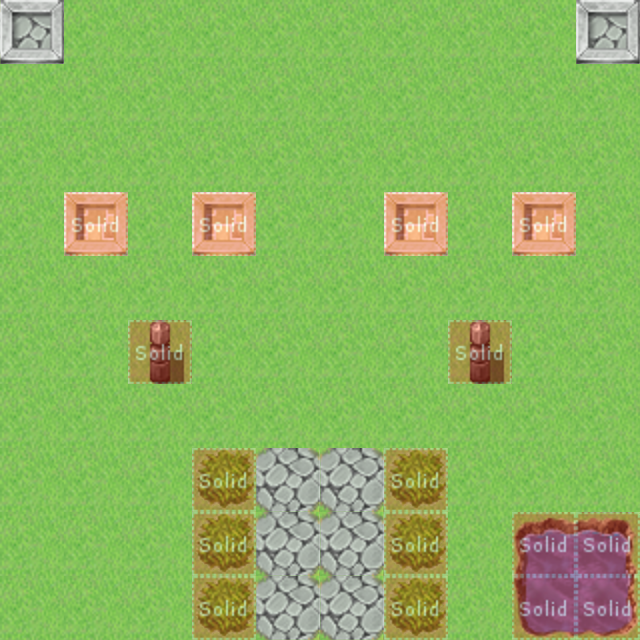

A 2D game scene composited from a Tiled map and its tileset images. What follows is a short description and the map's XML, with each tile layer's data collapsed to a summary:
An orthogonal 10x10 tile map with 64x64 px tiles, 3 tile layers (Tile Layer 1, Tile Layer 2, Collisions), 2 tilesets.

<map version="1.0" orientation="orthogonal" width="10" height="10" tilewidth="64" tileheight="64">
 <tileset firstgid="1" name="Outside_A2" tilewidth="64" tileheight="64">
  <image source="Outside_A2.png" width="1024" height="768" />
 </tileset>
 <tileset firstgid="193" name="metatiles" tilewidth="64" tileheight="64">
  <image source="metatiles.png" width="128" height="128" />
  <tile id="0">
   <properties>
    <property name="blocked" value="true" />
   </properties>
  </tile>
 </tileset>
 <layer name="Tile Layer 1" width="10" height="10">
  <data>[100 cells, 100 non-empty, 1 distinct tile ids]</data>
 </layer>
 <layer name="Tile Layer 2" width="10" height="10">
  <data>[100 cells, 24 non-empty, 9 distinct tile ids]</data>
 </layer>
 <layer name="Collisions" width="10" height="10" opacity="0.51">
  <data>[100 cells, 16 non-empty, 1 distinct tile ids]</data>
 </layer>
</map>
